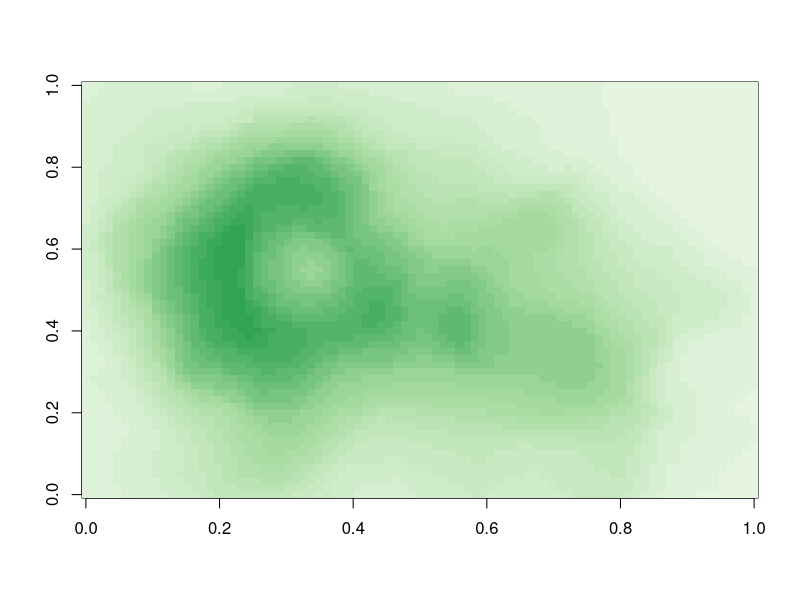
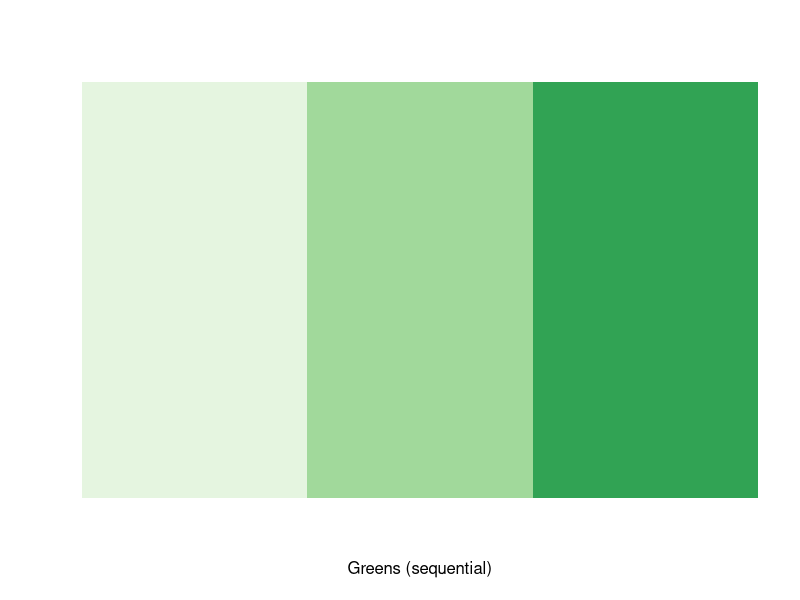

Reproduce these figures in R, in order.
pal <- colorRamp(c("red","blue"))
pal(0) #red
pal(1) #blue
pal(0.5)
pal(seq(0,1,len=10))

pal <-colorRampPalette(c("red","yellow"))
pal(1)
pal(2)
pal(10)

library(RColorBrewer)
brewer.pal.info

cols <- brewer.pal(3,"Greens")
pal <- colorRampPalette(cols)
image(volcano,col=pal(20))
display.brewer.pal(3,"Greens")
